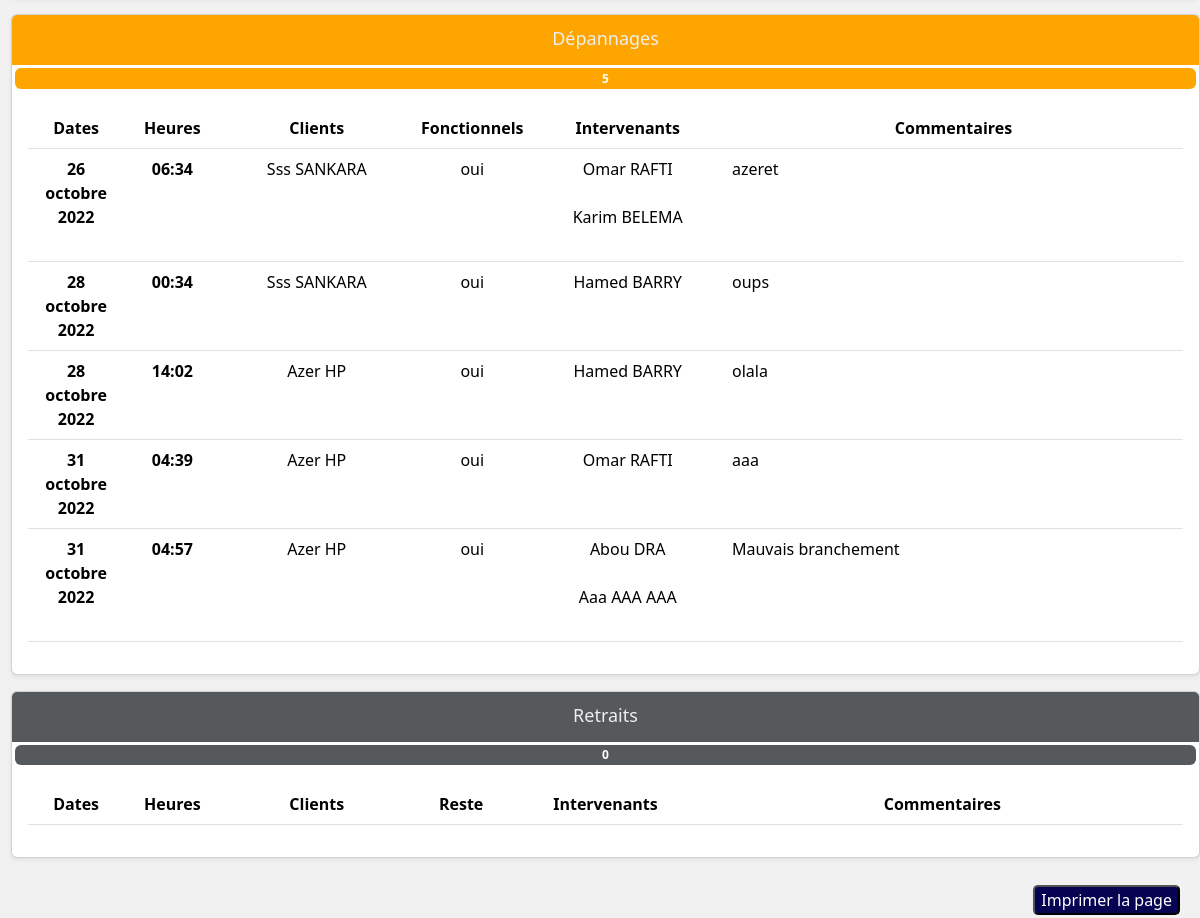
Page /historique/all (lower part) on the earlier database version.
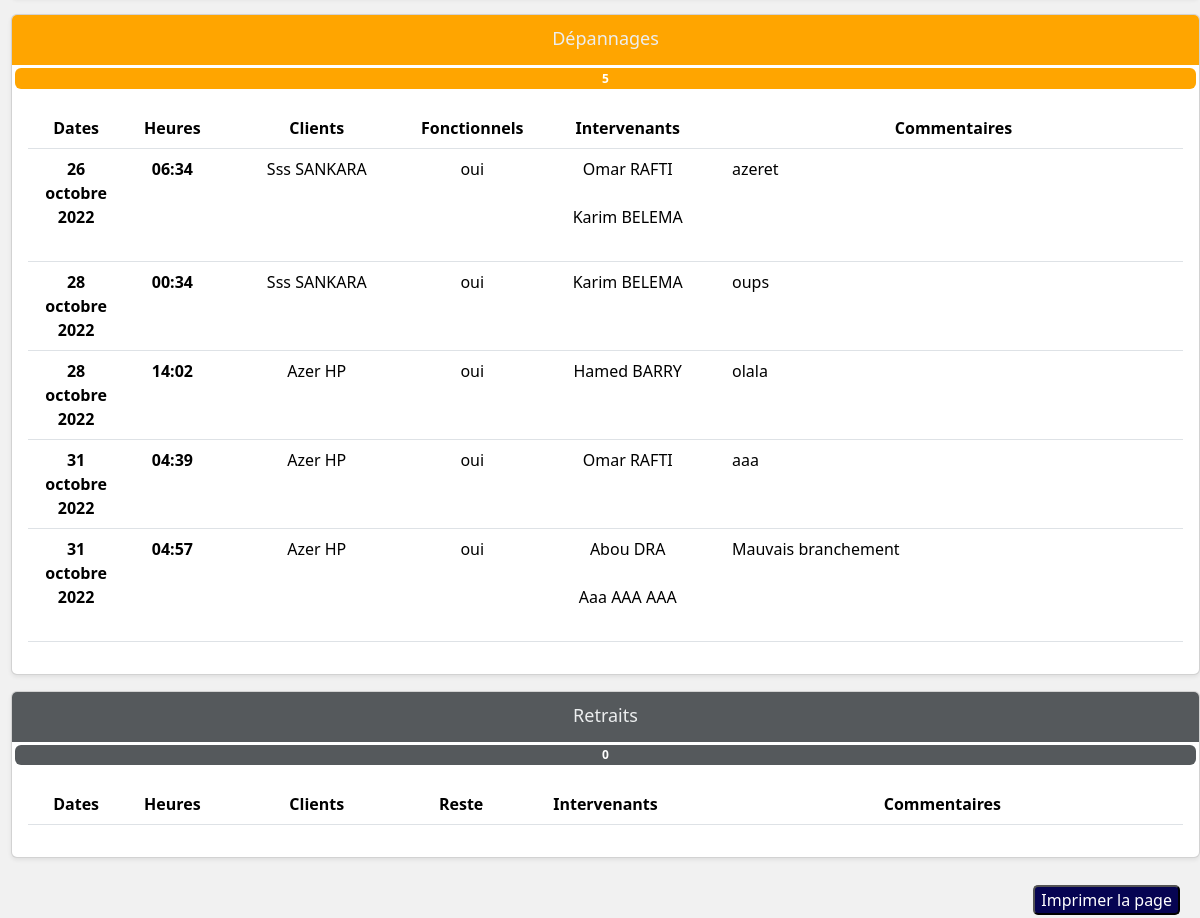
Same page on the later database version.
### home/models.py (models this page shows, shortened)
class Depannage(models.Model):
    date = models.DateField(auto_now_add=True)
    heure = models.TimeField(auto_now_add=True)
    client = models.ForeignKey(Client,on_delete=models.CASCADE)
    employe = models.ManyToManyField(Employe)
    etat = models.CharField(max_length=4,choices=choix, default="oui")
    comment = models.TextField(max_length=250)
    caractéristique = models.ImageField(upload_to='caracteristique',blank=True,null=True)
    mat = models.ImageField(upload_to='mat',blank=True,null=True)

class Client(models.Model):
    first_name = models.CharField(max_length=30)
    last_name = models.CharField(max_length=40)
    phone_number = models.IntegerField()
    routeur = models.ForeignKey(Routeur,on_delete=models.CASCADE,null=True)
    antenne = models.ForeignKey(Antenne,on_delete=models.CASCADE,null=True)

class Employe(models.Model):
    choix = [
        ('DG', 'Directeur Générale'),
        ('DAF', 'Directeur Affaire Financière'),
        ('DT', 'Directeur Technique'),
        ('Ingénieur', 'Ingénieur'),
        ('Technicien', 'Technicien'),
        ('Commercial', 'Commercial'),
    ]
    first_name = models.CharField(max_length=30)
    last_name = models.CharField(max_length=40)
    job = models.CharField(max_length=20,choices=choix,default='Technicien')
    phone_number = models.IntegerField()
    leave = models.BooleanField(default=False)
    profil = models.ImageField(upload_to='profil',null=True,blank=True)

### home/views.py (the view)
# urls.py: path('historique/all', views.historiqueAll, name='historiqueAll'),
def historiqueAll(request):
    visite = Visite.objects.all()
    installation = Installation.objects.all()
    depannage = Depannage.objects.all()
    retrait = Retrait.objects.all()
    context = {
        'visites' : visite,
        'nbr_visite' : len(visite),
        'installations' : installation,
        'nbr_installation' : len(installation),
        'depannages' : depannage,
        'nbr_depannage' : len(depannage),
        'retraits' : retrait,
        'nbr_retrait' : len(retrait),
    }
    return render(request, 'home/historiqueAll.html', context)

### home/templates/home/historiqueAll.html (shortened to what this page needs)
{% extends './base.html' %}
{% load static %}
    {% block content %}
        <br>
        <div class="voir">
          <br><br>
          <div>
            <div class="row g-3" style="margin-left: 3px ;">
              <div id="d">
                <div class="card shadow-sm" >
                  <svg class="bd-placeholder-img card-img-top" width="100%" height="50" xmlns="http://www.w3.org/2000/svg" role="img" aria-label="Placeholder: Thumbnail" preserveAspectRatio="xMidYMid slice" focusable="false"><title>Placeholder</title><rect width="100%" height="100%" fill="orange"/><text x="50%" y="50%" fill="#eceeef" dy=".3em">Dépannages<span class="badge orange">{{nbr_depannage}} </span></text></svg>
                  <div class="card-body">
                    <table class="table table-hover ">
                      <thead>
                        <tr>
                          <th scope="col" class="col-1 centre">Dates</th>
                          <th scope="col" class="col-1 centre">Heures</th>
                          <th scope="col" class="col-2 centre">Clients</th>
                          <th scope="col" class="col-1 centre">Fonctionnels</th>
                          <th scope="col" class="col-2 centre">Intervenants</th>
                          <th scope="col" class="centre">Commentaires</th>
                        </tr>
                      </thead>
                      <tbody>
                      {% for depannage in depannages %}
                        <tr>
                          <th class="centre">{{ depannage.date }}</th>
                          <th class="centre">{{ depannage.heure }}</th>
                          <td class="centre">{{ depannage.client.first_name | title }} {{ depannage.client.last_name |upper}}</td>
                          <td class="centre">{{ depannage.etat }}</td>
                          <td class="centre">
                            {% for employe in depannage.employe.all %}
                                {{ employe.first_name | title  }} {{ employe.last_name |upper}} <br><br>
                            {%  endfor %}
                          </td>
                          <td>{{ depannage.comment }}</td>
                        </tr>
                      {% endfor %}
                      </tbody>
                    </table>
                  </div>
                </div>
              </div>
              <div id="r">
                <div class="card shadow-sm">
                  <svg class="bd-placeholder-img card-img-top" width="100%" height="50" xmlns="http://www.w3.org/2000/svg" role="img" aria-label="Placeholder: Thumbnail" preserveAspectRatio="xMidYMid slice" focusable="false"><title>Placeholder</title><rect width="100%" height="100%" fill="#55595c"/><text x="50%" y="50%" fill="#eceeef" dy=".3em">Retraits<span class="badge rouge">{{nbr_retrait}}</span></text></svg>
                  <div class="card-body">
                    <table class="table table-hover ">
                      <thead>
                        <tr>
                          <th scope="col" class="col-1 centre">Dates</th>
                          <th scope="col" class="col-1 centre">Heures</th>
                          <th scope="col" class="col-2 centre">Clients</th>
                          <th scope="col" class="col-1 centre">Reste</th>
                          <th scope="col" class="col-2 centre">Intervenants</th>
                          <th scope="col" class="centre">Commentaires</th>
                        </tr>
                      </thead>
                    </table>
                  </div>
                </div>
              </div>
            </div>
          </div>
        </div>
        {% include './impression.html'%}
    {% endblock %}>

Differences in the rows shown:
changed Depannage "oups": gains Employe (first_name "Karim", last_name "BELEMA"); loses Employe (first_name "Hamed", last_name "BARRY")
